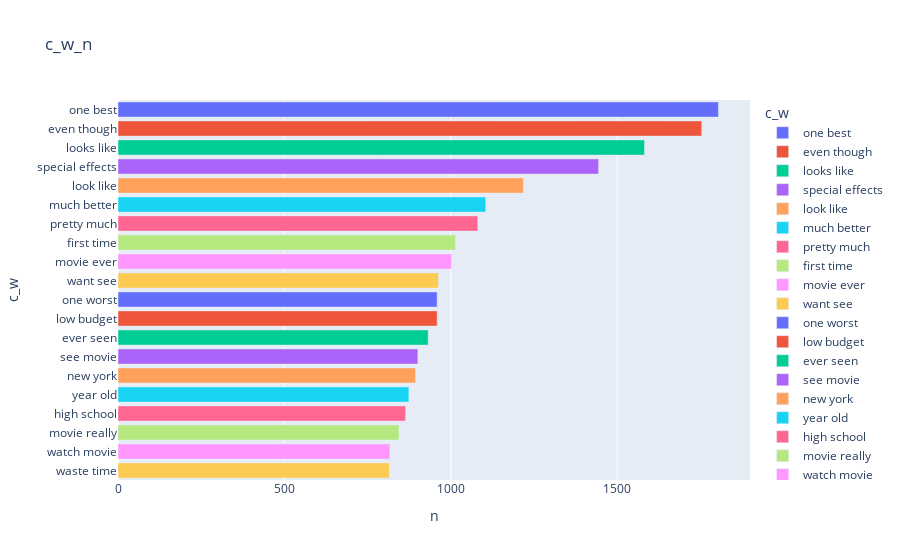

Notebook code for this chart:
### Code cell
ck2_data = dict(N_그램_표현(t_d.review,20,2))
v_df1 = pd.DataFrame(columns=['c_w','n'])
v_df1['c_w'] = list(ck2_data.keys())
v_df1['n'] = list(ck2_data.values())
fig = px.bar(v_df1,x='n' ,y='c_w',orientation='h',title = 'c_w_n',color='c_w')
fig.show()

### Figure 1 — Plotly figure (JSON) as saved in the notebook; plotly's stock layout.template omitted (floating-point values rounded to 4 significant figures)
{"data": [{"alignmentgroup": "True", "hovertemplate": "c_w=%{y}<br>n=%{x}<extra></extra>", "legendgroup": "one best", "marker": {"color": "#636efa", "pattern": {"shape": ""}}, "name": "one best", "offsetgroup": "one best", "orientation": "h", "showlegend": true, "textposition": "auto", "type": "bar", "x": [1804], "xaxis": "x", "y": ["one best"], "yaxis": "y"}, {"alignmentgroup": "True", "hovertemplate": "c_w=%{y}<br>n=%{x}<extra></extra>", "legendgroup": "even though", "marker": {"color": "#EF553B", "pattern": {"shape": ""}}, "name": "even though", "offsetgroup": "even though", "orientation": "h", "showlegend": true, "textposition": "auto", "type": "bar", "x": [1754], "xaxis": "x", "y": ["even though"], "yaxis": "y"}, {"alignmentgroup": "True", "hovertemplate": "c_w=%{y}<br>n=%{x}<extra></extra>", "legendgroup": "looks like", "marker": {"color": "#00cc96", "pattern": {"shape": ""}}, "name": "looks like", "offsetgroup": "looks like", "orientation": "h", "showlegend": true, "textposition": "auto", "type": "bar", "x": [1582], "xaxis": "x", "y": ["looks like"], "yaxis": "y"}, {"alignmentgroup": "True", "hovertemplate": "c_w=%{y}<br>n=%{x}<extra></extra>", "legendgroup": "special effects", "marker": {"color": "#ab63fa", "pattern": {"shape": ""}}, "name": "special effects", "offsetgroup": "special effects", "orientation": "h", "showlegend": true, "textposition": "auto", "type": "bar", "x": [1444], "xaxis": "x", "y": ["special effects"], "yaxis": "y"}, {"alignmentgroup": "True", "hovertemplate": "c_w=%{y}<br>n=%{x}<extra></extra>", "legendgroup": "look like", "marker": {"color": "#FFA15A", "pattern": {"shape": ""}}, "name": "look like", "offsetgroup": "look like", "orientation": "h", "showlegend": true, "textposition": "auto", "type": "bar", "x": [1218], "xaxis": "x", "y": ["look like"], "yaxis": "y"}, {"alignmentgroup": "True", "hovertemplate": "c_w=%{y}<br>n=%{x}<extra></extra>", "legendgroup": "much better", "marker": {"color": "#19d3f3", "pattern": {"shape": ""}}, "name": "much better", "offsetgroup": "much better", "orientation": "h", "showlegend": true, "textposition": "auto", "type": "bar", "x": [1105], "xaxis": "x", "y": ["much better"], "yaxis": "y"}, {"alignmentgroup": "True", "hovertemplate": "c_w=%{y}<br>n=%{x}<extra></extra>", "legendgroup": "pretty much", "marker": {"color": "#FF6692", "pattern": {"shape": ""}}, "name": "pretty much", "offsetgroup": "pretty much", "orientation": "h", "showlegend": true, "textposition": "auto", "type": "bar", "x": [1081], "xaxis": "x", "y": ["pretty much"], "yaxis": "y"}, {"alignmentgroup": "True", "hovertemplate": "c_w=%{y}<br>n=%{x}<extra></extra>", "legendgroup": "first time", "marker": {"color": "#B6E880", "pattern": {"shape": ""}}, "name": "first time", "offsetgroup": "first time", "orientation": "h", "showlegend": true, "textposition": "auto", "type": "bar", "x": [1014], "xaxis": "x", "y": ["first time"], "yaxis": "y"}, {"alignmentgroup": "True", "hovertemplate": "c_w=%{y}<br>n=%{x}<extra></extra>", "legendgroup": "movie ever", "marker": {"color": "#FF97FF", "pattern": {"shape": ""}}, "name": "movie ever", "offsetgroup": "movie ever", "orientation": "h", "showlegend": true, "textposition": "auto", "type": "bar", "x": [1002], "xaxis": "x", "y": ["movie ever"], "yaxis": "y"}, {"alignmentgroup": "True", "hovertemplate": "c_w=%{y}<br>n=%{x}<extra></extra>", "legendgroup": "want see", "marker": {"color": "#FECB52", "pattern": {"shape": ""}}, "name": "want see", "offsetgroup": "want see", "orientation": "h", "showlegend": true, "textposition": "auto", "type": "bar", "x": [963], "xaxis": "x", "y": ["want see"], "yaxis": "y"}, {"alignmentgroup": "True", "hovertemplate": "c_w=%{y}<br>n=%{x}<extra></extra>", "legendgroup": "one worst", "marker": {"color": "#636efa", "pattern": {"shape": ""}}, "name": "one worst", "offsetgroup": "one worst", "orientation": "h", "showlegend": true, "textposition": "auto", "type": "bar", "x": [959], "xaxis": "x", "y": ["one worst"], "yaxis": "y"}, {"alignmentgroup": "True", "hovertemplate": "c_w=%{y}<br>n=%{x}<extra></extra>", "legendgroup": "low budget", "marker": {"color": "#EF553B", "pattern": {"shape": ""}}, "name": "low budget", "offsetgroup": "low budget", "orientation": "h", "showlegend": true, "textposition": "auto", "type": "bar", "x": [959], "xaxis": "x", "y": ["low budget"], "yaxis": "y"}, {"alignmentgroup": "True", "hovertemplate": "c_w=%{y}<br>n=%{x}<extra></extra>", "legendgroup": "ever seen", "marker": {"color": "#00cc96", "pattern": {"shape": ""}}, "name": "ever seen", "offsetgroup": "ever seen", "orientation": "h", "showlegend": true, "textposition": "auto", "type": "bar", "x": [932], "xaxis": "x", "y": ["ever seen"], "yaxis": "y"}, {"alignmentgroup": "True", "hovertemplate": "c_w=%{y}<br>n=%{x}<extra></extra>", "legendgroup": "see movie", "marker": {"color": "#ab63fa", "pattern": {"shape": ""}}, "name": "see movie", "offsetgroup": "see movie", "orientation": "h", "showlegend": true, "textposition": "auto", "type": "bar", "x": [901], "xaxis": "x", "y": ["see movie"], "yaxis": "y"}, {"alignmentgroup": "True", "hovertemplate": "c_w=%{y}<br>n=%{x}<extra></extra>", "legendgroup": "new york", "marker": {"color": "#FFA15A", "pattern": {"shape": ""}}, "name": "new york", "offsetgroup": "new york", "orientation": "h", "showlegend": true, "textposition": "auto", "type": "bar", "x": [894], "xaxis": "x", "y": ["new york"], "yaxis": "y"}, {"alignmentgroup": "True", "hovertemplate": "c_w=%{y}<br>n=%{x}<extra></extra>", "legendgroup": "year old", "marker": {"color": "#19d3f3", "pattern": {"shape": ""}}, "name": "year old", "offsetgroup": "year old", "orientation": "h", "showlegend": true, "textposition": "auto", "type": "bar", "x": [874], "xaxis": "x", "y": ["year old"], "yaxis": "y"}, {"alignmentgroup": "True", "hovertemplate": "c_w=%{y}<br>n=%{x}<extra></extra>", "legendgroup": "high school", "marker": {"color": "#FF6692", "pattern": {"shape": ""}}, "name": "high school", "offsetgroup": "high school", "orientation": "h", "showlegend": true, "textposition": "auto", "type": "bar", "x": [864], "xaxis": "x", "y": ["high school"], "yaxis": "y"}, {"alignmentgroup": "True", "hovertemplate": "c_w=%{y}<br>n=%{x}<extra></extra>", "legendgroup": "movie really", "marker": {"color": "#B6E880", "pattern": {"shape": ""}}, "name": "movie really", "offsetgroup": "movie really", "orientation": "h", "showlegend": true, "textposition": "auto", "type": "bar", "x": [844], "xaxis": "x", "y": ["movie really"], "yaxis": "y"}, {"alignmentgroup": "True", "hovertemplate": "c_w=%{y}<br>n=%{x}<extra></extra>", "legendgroup": "watch movie", "marker": {"color": "#FF97FF", "pattern": {"shape": ""}}, "name": "watch movie", "offsetgroup": "watch movie", "orientation": "h", "showlegend": true, "textposition": "auto", "type": "bar", "x": [817], "xaxis": "x", "y": ["watch movie"], "yaxis": "y"}, {"alignmentgroup": "True", "hovertemplate": "c_w=%{y}<br>n=%{x}<extra></extra>", "legendgroup": "waste time", "marker": {"color": "#FECB52", "pattern": {"shape": ""}}, "name": "waste time", "offsetgroup": "waste time", "orientation": "h", "showlegend": true, "textposition": "auto", "type": "bar", "x": [815], "xaxis": "x", "y": ["waste time"], "yaxis": "y"}], "layout": {"barmode": "relative", "legend": {"title": {"text": "c_w"}, "tracegroupgap": 0}, "title": {"text": "c_w_n"}, "xaxis": {"anchor": "y", "domain": [0, 1], "title": {"text": "n"}}, "yaxis": {"anchor": "x", "categoryarray": ["waste time", "watch movie", "movie really", "high school", "year old", "new york", "see movie", "ever seen", "low budget", "one worst", "want see", "movie ever", "first time", "pretty much", "much better", "look like", "special effects", "looks like", "even though", "one best"], "categoryorder": "array", "domain": [0, 1], "title": {"text": "c_w"}}}}
